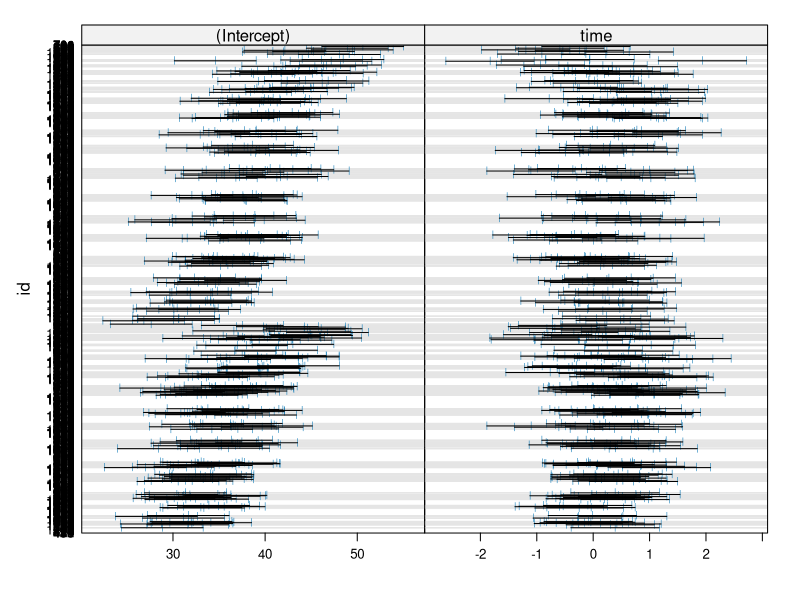

Generate this figure with R: (Note: this script raises an error after producing the figure.)
library(readxl)
trenal <- read_excel("Trenal.XLS") # summary(trenal)
trenal= trenal[,-18] #remove a noninformative column const
# Continuous or discrete variables
trenal$id = as.factor(trenal$id)
trenal$j = as.factor(trenal$j)
#trenal$time = as.factor(trenal$time)
trenal$male = as.factor(trenal$male)
trenal$cardio = as.factor(trenal$cardio)
trenal$reject = as.factor(trenal$reject)
# Change the name of respons
colnames(trenal)[19] <- "HC"
trenal.long = trenal[,13:20] # long table form

# Remove j
trenal.long = trenal.long[,-6]
trenal.long.unique <- trenal.long[match( unique(trenal.long$id), trenal.long$id),]
trenal.long.noNA <- na.omit(trenal.long)

# Wide table form
trenal.wide = as.data.frame(subset(trenal,trenal$j=="1"))[,1:18] # 1160 x 18

# Two stage Model analysis
# 1st stage A model for each individual estimating the intercept and time was adjusted
lm.firststage = lm(HC ~ time+age+male+reject+cardio ,trenal.long)
summary(lm.firststage)
library(nlme)
trenal.group.age<-groupedData(HC~time|id,trenal.long,outer=~age,labels=list(y="HC level"),units=list(y="(%)"))
trenal.group.male<-groupedData(HC~time|id,trenal.long,outer=~male,labels=list(y="HC level"),units=list(y="(%)"))
trenal.group.reject<-groupedData(HC~time|id,trenal.long,outer=~reject,labels=list(y="HC level"),units=list(y="(%)"))
trenal.group.cardio<-groupedData(HC~time|id,trenal.long,outer=~cardio,labels=list(y="HC level"),units=list(y="(%)"))

list.male<-lmList(HC~time|id, 
                 trenal.group.male, na.action=na.pass)
#View(modlist1)
attributes(list.male)

pdf("intervals.pdf")
plot(intervals(list.male))
dev.off()

beta0<- coef(modlist1)[,1]
beta1<- coef(modlist1)[,2]

coef(modlist1)
bbdd<-data.frame(Id=as.numeric(attributes(modlist1)$id),
                 beta0=coef(modlist1)[,1],beta1=coef(modlist1)[,2])
bbdd <- bbdd[order(bbdd[,1]),]
bbdd <- cbind(bbdd,group=trenal.long$id)

#Boxplot
meanbeta0bygroup<-tapply(bbdd$beta0,as.factor(bbdd$group),mean,na.rm=T)
meanbeta1bygroup<-tapply(bbdd$beta1,as.factor(bbdd$group),mean,na.rm=T)

#Let's check if they are quite related ?inverse correlation?

with(bbdd,cor(beta0,beta1))

library(ggplot2)
ggplot(bbdd, aes(x=beta0, y=beta1)) + geom_point()
ggplot(bbdd, aes(x=beta0, y=beta1, color=id)) + geom_point()

#plot(intervals(modlist1)) ?  can not plot Error in UseMethod("intervals") : 
#no applicable method for 'intervals' applied to an object of class "c('lmList4', 'list', 'vector')"


modlist2<-lmList(HC~time+age|id, 
                 trenal.long, na.action=na.pass)
modlist2

modlist2.2<-lmList(HC~age|id, 
                 trenal.long, na.action=na.pass)
modlist2.2
# every individual has only one age to perform the operation




# 2nd stage the estimated intercept and time were considered the output of a regression 
# using variables 
# A different measurement could have some random effect on intercept and the slope of time
# A different measurement have no affect on the slope of age, male, reject and cardio

library(nlme)



